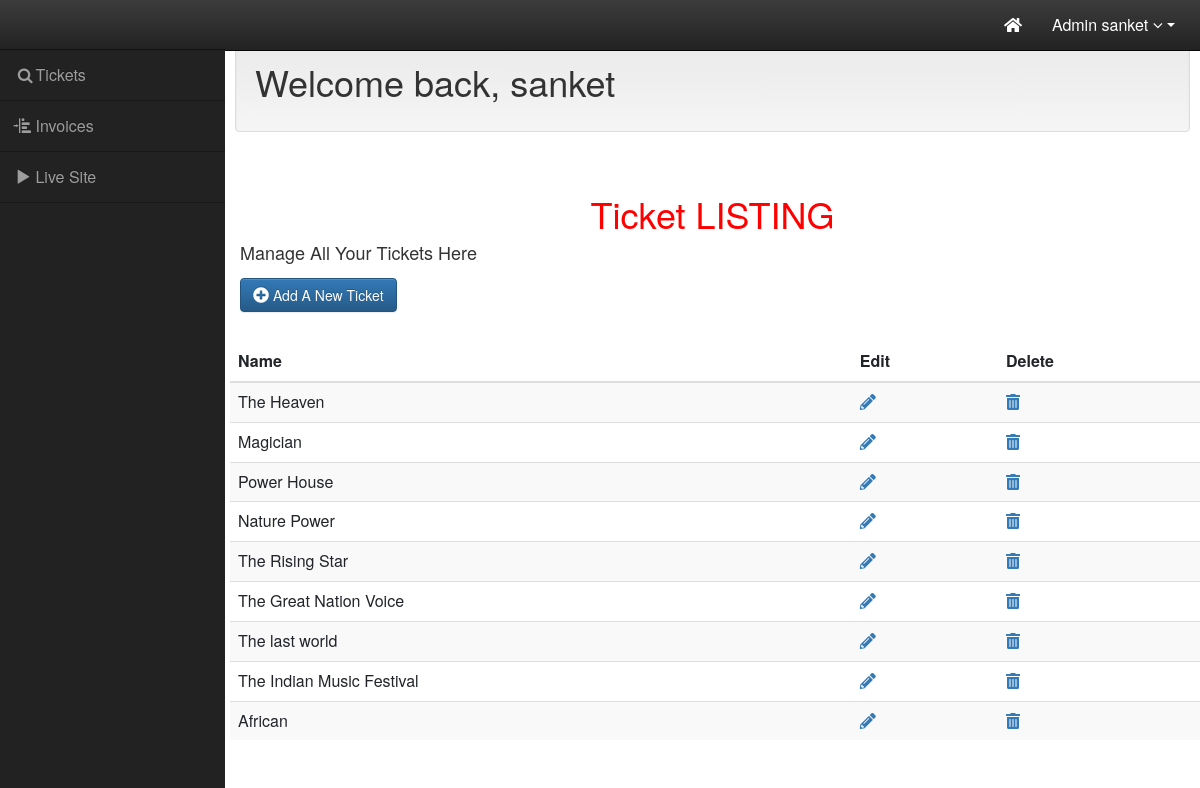
Screenshot of /source/mesoforte/admin_area/ticket.php (signed in) with the database file from the repository.
### tables this page shows
CREATE TABLE `tickets` (
  `id` int(255) NOT NULL,
  `strName` varchar(255) NOT NULL,
  `strDate` varchar(255) NOT NULL,
  `strTime` varchar(255) NOT NULL,
  `strDescription` text NOT NULL,
  `strLocation` varchar(255) NOT NULL,
  `nQuantity` mediumint(255) NOT NULL,
  `nPrice` float(10,2) NOT NULL,
  `strImage` varchar(255) NOT NULL,
  `nCategoryID` int(255) NOT NULL
);

### source/mesoforte/admin_area/123_connect/config.php (called while the page is built, shortened)
<?php
Class ConnectToDB {
    static function con() {
$DATABASE_HOST = '192.185.103.167';
$DATABASE_USER = 'sanket06_mike';
$DATABASE_PASS = 'Mike@02';
$DATABASE_NAME = 'sanket06_concert';
$connect = mysqli_connect($DATABASE_HOST, $DATABASE_USER, $DATABASE_PASS, $DATABASE_NAME);
return $connect;
$oDb = new ConnectToDB($connect);
return $oDb;
}
}
function getRecords($sql)
{
  $con = ConnectToDB::con();
  $result = mysqli_query($con, $sql);
  return $result;
}
?>

### source/mesoforte/admin_area/ticket.php (the view, shortened to what this page needs)
<?php
include('partials/header.php');
include("123_connect/config.php");
 ?>
<div id="wrapper">
    <nav class="navbar navbar-inverse navbar-fixed-top" role="navigation">
        <ul class="nav navbar-right top-nav">
            <li><a href="dashboard.php" data-placement="bottom" data-toggle="tooltip" href="#" data-original-title="Your Dashboard"><i class="fas fa-home"></i>
                </a>
            </li>
            <li class="dropdown">
                <a href="#" class="dropdown-toggle" data-toggle="dropdown">Admin <?=$_SESSION['name']?> <b class="fa fa-angle-down"></b></a>
            </li>
        </ul>
        <div class="collapse navbar-collapse navbar-ex1-collapse">
            <ul class="nav navbar-nav side-nav">
                <li>
                <a href="ticket.php" data-toggle="collapse" data-target="#submenu-1"><i class="fa fa-fw fa-search"></i>Tickets</a>
                </li>
                <li>
                    <a href="invoices.php" data-toggle="collapse" data-target="#submenu-2"><i class="glyphicon glyphicon-indent-left"></i>  Invoices </a>
                </li>
                <li>
                    <a href="http://sankettech.com/mesoforte/source/mesoforte/index.php" data-toggle="collapse" data-target="#submenu-2"><i class="glyphicon glyphicon-play"></i>  Live Site </a>
                </li>
            </ul>
        </div>
    </nav>
    <div id="page-wrapper">
        <div class="container-fluid">
            <div class="row" id="main" >
                <div class="col-sm-12 col-md-12 well" id="content">
                    <h1>Welcome back, <?=$_SESSION['name']?></h1>
                </div>
            </div>
        </div>
    </div>
    <div class="container-fluid">
    <div class="row">
      <div class="col-xl-12">
        <h1 class="align-middle">Ticket LISTING</h1>
        <h4 class="position">Manage All Your Tickets Here</h4>
    </div>
    </div>
    <div class="row">
      <div class="action">
        <a href="ticketform.php" class="btn btn-primary mt-2 mb-5 ml-4"><i class="fas fa-plus-circle"></i> Add A New Ticket</a>
      </div>
    </div>
    <div class="row">
    <table class="table table-striped ml-2">
  <thead>
    <tr>
      <th scope="col">Name</th>
      <th scope="col">Edit</th>
      <th scope="col">Delete</th>
    </tr>
  </thead>
  <tbody>
      <?php
        $arrTicket = getRecords("SELECT * FROM tickets");
        while($row = mysqli_fetch_assoc($arrTicket))
        {
          echo " <tr>
          <td>{$row["strName"]}</td>
          <td><a href=\"ticketform.php?ticketID={$row["id"]}\"><i class=\"fas fa-pencil-alt\"></i></a></td>
          <td><a href=\"deleteticket.php?ticketID={$row["id"]}\"><i class=\"fas fa-trash-alt\"></i></a></td></tr>";
        }
      ?>
  </tbody>
</table>
    </div>
  </div>
</div>
    <?php
include('partials/footer.php')
 ?>

### source/mesoforte/admin_area/style.css (style rules this page uses)
* { box-sizing: border-box; font-size: 16px; }
body { background-color: #435165; }
#wrapper { padding-left: 0; }
#page-wrapper { width: 100%; padding: 0; background-color: #fff; }
.top-nav { padding: 0 15px; }
.top-nav>li { display: inline-block; float: left; }
.top-nav>li>a { padding-top: 20px; padding-bottom: 20px; line-height: 20px; color: #fff; }
.align-middle { text-align: center;color: red; }
@media (min-width:768px) { #wrapper { padding-left: 225px; } }
@media (min-width:768px) { #page-wrapper { padding: 22px 10px; } }
@media (min-width:768px) { .side-nav { position: fixed; top: 49px; left: 0px; width: 225px; margin-left: -225px; border: none; border-radius: 0; border-top: 1px rgba(0,0,0,.5) solid; overflow-y: auto; background-color: #222; bottom: 0; overflow-x: hidden; padding-bottom: 40px; } }
@media (min-width:768px) { .side-nav>li>a { width: 225px; border-bottom: 1px rgba(0,0,0,.3) solid; } }
@media (min-width:768px) { body { margin-top: 50px; } }

### rows the page displays
tickets: strName "The Heaven"
tickets: strName "Magician"
tickets: strName "Power House"
tickets: strName "Nature Power"
tickets: strName "The Rising Star"
tickets: strName "The Great Nation Voice"
tickets: strName "The last world"
tickets: strName "The Indian Music Festival"
tickets: strName "African"

### other values shown
$_SESSION['name'] "sanket"
